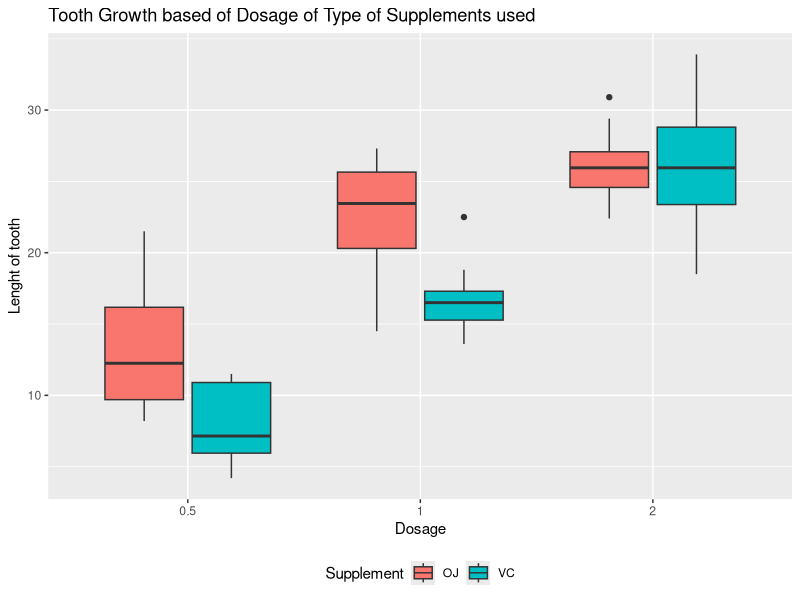

Source code (R):
## 1. Load the ToothGrowth data and perform some basic exploratory data analyses
## Load Data
library(datasets)
data(ToothGrowth)
tg <- ToothGrowth

## 2. Provide a basic summary of the data.
dim(tg)	## 60 3
names(tg)	## "len"  "supp" "dose"
str(tg)
table(tg$dose, tg$supp)
summary(tg$len)

library(ggplot2)
g <- ggplot(tg, aes(x=factor(dose), y=len, fill=supp))
g + geom_boxplot() + 
  ggtitle("Tooth Growth based of Dosage of Type of Supplements used") +
  ylab("Lenght of tooth") + xlab("Dosage") +
  theme(legend.position = "bottom") +
  scale_fill_discrete("Supplement")


# From the boxplot we can observe that the dosage for 0.5 and 1.0 have bigger differences in length
# compared to the other dosages. As dosage increases, length of tooth increases. Of the two supplements
# OJ seems to have more effect on tooth growth than VC
# look at the mean for the length of tooth growth for each dose and supp.

# load libraries 
library(dplyr)
library(tidyr)

tg %>%
    group_by(supp, dose) %>%
    summarize(mean = mean(len), .groups='drop') %>%
    spread(supp, mean) %>%
    mutate(diff = abs(VC - OJ))


# Observing the mean, we can see 2mg/day doses has very small differences as compared to dose of 0.5 and 2. This means it's harder to compare the effectiveness between OJ and VC for dose 2. 

# To formally test the effectiveness between the two supplement types, we will use t.test to find the p-values and confidence intervals to perform hypothesis testing.

# t.test Hypothesis Testing
#######################################################################
# # * Our null hypothesis would is there is no difference between using OJ and VC
# * Our alternative hypothesis is there is a difference between sign OJ and VC
# * alpha rate is set at 0.05 as standard  

# Even though dose 2 has the smallest differences, I will still be performing hypothesis testing for all three dose types. 
# First we filter the data based on dose. This makes it easier and cleaner for t.test.

dosage_half <- filter(tg, dose == 0.5)
dosage_one <- filter(tg, dose == 1)
dosage_two <- filter(tg, dose == 2)

## Get the differences in means for the 3 'dosage' groups
OJ_half <- dosage_half %>% filter(supp == "OJ") %>% summarize_at(c("len"), mean)
VC_half <- dosage_half %>% filter(supp == "VC") %>% summarize_at(c("len"), mean)

OJ_one <- dosage_one %>% filter(supp == "OJ") %>% summarize_at(c("len"), mean)
VC_one <- dosage_one %>% filter(supp == "VC") %>% summarize_at(c("len"), mean)

OJ_two <- dosage_two %>% filter(supp == "OJ") %>% summarize_at(c("len"), mean)
VC_two <- dosage_two %>% filter(supp == "VC") %>% summarize_at(c("len"), mean)

# When dosage is '1' when using supplement 'OJ' tooth growth was biggest
# When dosage is '2', the trend starts to reverse - supplement 'VC' seem to gain
# 'OJ" but result is conclusive since we don't have data past two dosages

### t-test for 0.5 mg/day dose
t.test(len ~ supp, dosage_half)

###  t-test for 1 mg/day dose
t.test(len ~ supp, dosage_one)

###  t-test for 2 mg/day dose
t.test(len ~ supp, dosage_two)

## # Sort by group then ID
## sleep <- sleep[order(sleep$group, sleep$ID), ]

## Again, the t-test function can be used on a data frame with a grouping variable, 
## or on two vectors. It relies the relative position to determine the pairing. 
### If you are using long-format data with a grouping variable, the first row with 
## group=1 is paired with the first row with group=2. It is important to make sure 
## that the data is sorted and there are not missing observations; otherwise the 
## pairing can be thrown off. In this case, we can sort 
## by the group and ID variables to ensure that the order is the same.
dosage_one <- dosage_one[order(dosage_one$dose, dosage_one$supp), ]


## By default, t.test does not assume equal variances; instead of Student's t-test, 
## it uses the Welch t-test by default. Note that in the Welch t-test, df=17.776, 
## because of the adjustment for unequal variances. To use Student's t-test, 
## set var.equal=TRUE.

## The paired t-test is equivalent to testing whether difference between each pair 
## of observations has a population mean of 0. (See below for comparing a single 
## group to a population mean.)

# table to summarize the t.tests results 
dose <- c(0.5, 1.0, 2.0)
p_value <- c(0.0064, 0.0010, 0.9639)
conf.int <- c("1.72, 8.78", "2.80, 9.06", "-3.80, 3.64")
decision <- c("Reject null", "Reject null", "Do not reject null")
data.frame(dose, conf.int, p_value, decision)

# As expected, the p-values for dose 0.5 and 1.0 will be very small because of the big differences in mean between them. 
# Thus, for dose 0.5 and 1.0, since p-values are smaller than 0.5, we reject the null hypotheses that the supplement types don't have a difference on tooth growth. But for dose 2.0 mg/day, we can reject the null as the p-value is greater than 0.5.
